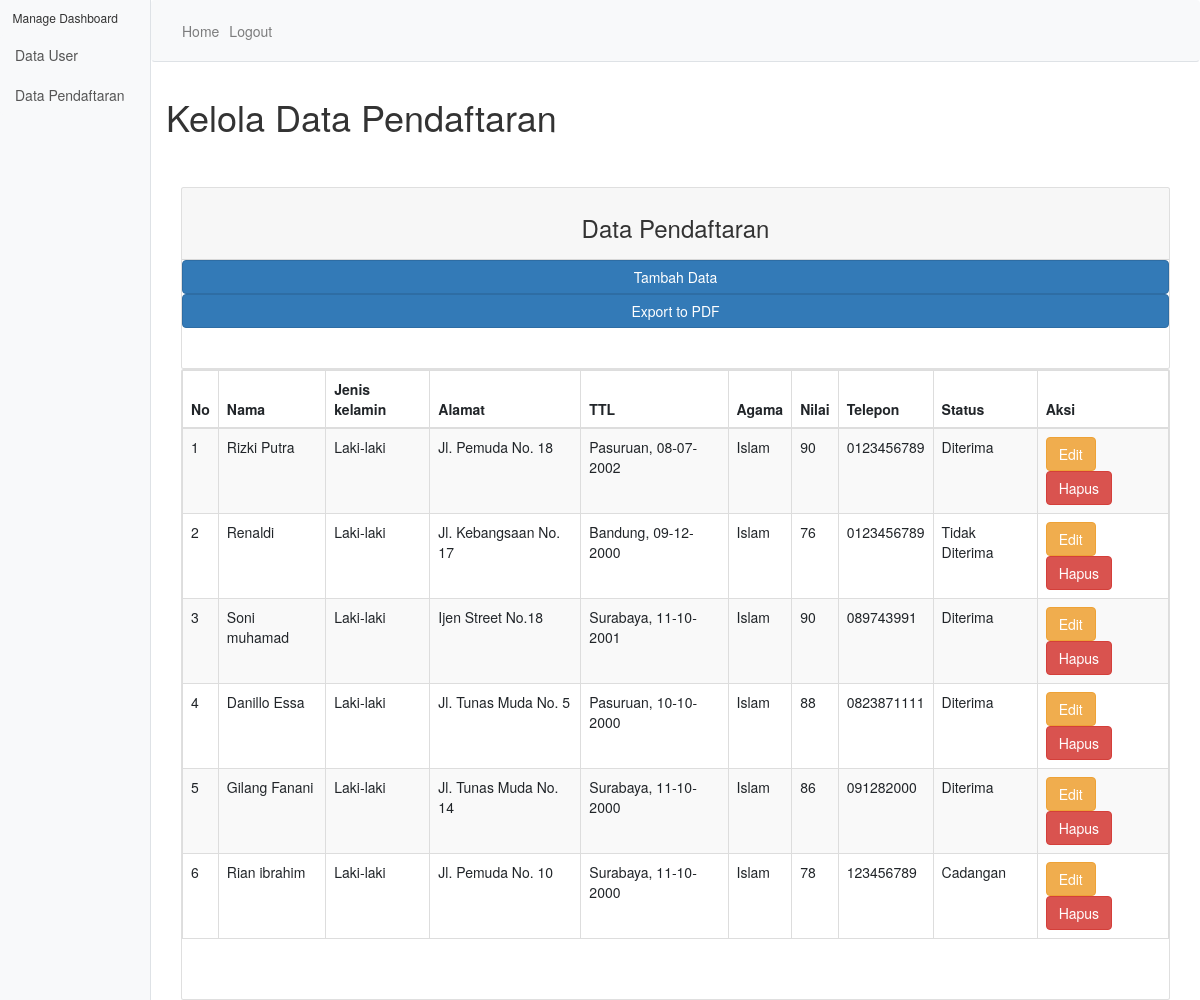
The page /pages/kelola-pendaftaran.php on the database its author committed.
### tables this page shows
CREATE TABLE `siswa` (
  `id_siswa` int(11) NOT NULL,
  `nama_siswa` varchar(100) NOT NULL,
  `jk` varchar(25) NOT NULL,
  `alamat` varchar(100) NOT NULL,
  `ttl` varchar(100) NOT NULL,
  `agama` varchar(25) NOT NULL,
  `nilai` int(11) NOT NULL,
  `telepon` varchar(25) NOT NULL,
  `statuss` varchar(25) NOT NULL
);

### pages/kelola-pendaftaran.php (the view, shortened to what this page needs)
<!DOCTYPE html>
<html lang="en">
<head>
  <link href="../vendor/bootstrap/css/bootstrap.min.css" rel="stylesheet">
  <link rel="stylesheet" href="http://maxcdn.bootstrapcdn.com/bootstrap/3.3.7/css/bootstrap.min.css">
  <link href="../css/simple.sidebar.css" rel="stylesheet">
</head>
<body>
  <div class="d-flex" id="wrapper">
    <div class="bg-light border-right" id="sidebar-wrapper">
      <div class="sidebar-heading">Manage Dashboard</div>
      <div class="list-group list-group-flush">
        <a href="kelola-user.php" class="list-group-item list-group-item-action bg-light">Data User</a>
        <a href="kelola-pendaftaran.php" class="list-group-item list-group-item-action bg-light">Data Pendaftaran</a>
      </div>
    </div>
    <div id="page-content-wrapper">
      <nav class="navbar navbar-expand-lg navbar-light bg-light border-bottom">
        <div class="collapse navbar-collapse" id="navbarSupportedContent">
          <ul class="navbar-nav ml-auto mt-2 mt-lg-0">
            <li class="nav-item">
              <a class="nav-link" href="home-admin.php">Home <span class="sr-only"></span></a>
            </li>
            <li class="nav-item">
          <a class="nav-link" href="../logout.php">Logout</a></li>
          </ul>
        </div>
      </nav>
      <div class="container-fluid">
        <h1 class="mt-4">Kelola Data Pendaftaran</h1><br>
        <div class="col-lg-12"> <br>
            <div class="card">
                <div class="card-header text-center">
                    <h3>Data Pendaftaran</h3>
                </div>
                <a href="add-daftar.php" class="btn btn-primary">Tambah Data</a>
                <a href="laporan-daftar.php" class="btn btn-primary" target="_blank">Export to PDF</a>
            </div>
            <div class="card body">
                <table class="table table-bordered table-striped">
                <thead>
                    <tr>
                        <th>No</th>
                        <th>Nama</th>
                        <th>Jenis kelamin</th>
                        <th>Alamat</th>
                        <th>TTL</th>
                        <th>Agama</th>
                        <th>Nilai</th>
                        <th>Telepon</th>
                        <th>Status</th>
                        <th>Aksi</th>
                    </tr>
                </thead>
                <tbody>
                <?php
                include '../koneksi.php';
                $no=1;
                $data=mysqli_query($db,"SELECT * FROM siswa");
                while($d=mysqli_fetch_array($data)){
                ?>
                <tr>
                    <td><?php echo $no++; ?></td>
                    <td><?php echo $d['nama_siswa']; ?></td>
                    <td><?php echo $d['jk']; ?></td>
                    <td><?php echo $d['alamat']; ?></td>
                    <td><?php echo $d['ttl']; ?></td>
                    <td><?php echo $d['agama']; ?></td>
                    <td><?php echo $d['nilai']; ?></td>
                    <td><?php echo $d['telepon']; ?></td>
                    <td><?php echo $d['statuss']; ?></td>
                    <td>
                        <a href="update-daftar.php?id_siswa=<?php echo $d['id_siswa']; ?>" class="btn btn-warning">Edit</a>
                        <a href="delete-daftar.php?id_siswa=<?php echo $d['id_siswa']; ?>" class="btn btn-danger">Hapus</a>
                    </td>
                </tr>
                <?php
                }
                ?>
                </tbody>
                </table>
            </div>
        </div>
      </div>
      </div>
    </div>
</body>
</html>

### css/simple.sidebar.css (style rules this page uses)
#wrapper { overflow-x: hidden; }
#sidebar-wrapper { min-height: 100vh; margin-left: -15rem; -webkit-transition: margin .25s ease-out; -moz-transition: margin .25s ease-out; -o-transition: margin .25s ease-out; transition: margin .25s ease-out; }
#sidebar-wrapper .sidebar-heading { padding: 0.875rem 1.25rem; font-size: 1.2rem; }
#sidebar-wrapper .list-group { width: 15rem; }
#page-content-wrapper { min-width: 100vw; }
@media (min-width: 768px) { #sidebar-wrapper { margin-left: 0; } }
@media (min-width: 768px) { #page-content-wrapper { min-width: 0; width: 100%; } }

### rows shown on the page
siswa: nama_siswa "Rizki Putra", jk "Laki-laki", alamat "Jl. Pemuda No. 18", ttl "Pasuruan, 08-07-2002", agama "Islam", nilai "90", telepon "0123456789", statuss "Diterima"
siswa: nama_siswa "Renaldi", jk "Laki-laki", alamat "Jl. Kebangsaan No. 17", ttl "Bandung, 09-12-2000", agama "Islam", nilai "76", telepon "0123456789", statuss "Tidak Diterima"
siswa: nama_siswa "Soni muhamad", jk "Laki-laki", alamat "Ijen Street No.18", ttl "Surabaya, 11-10-2001", agama "Islam", nilai "90", telepon "089743991", statuss "Diterima"
siswa: nama_siswa "Danillo Essa", jk "Laki-laki", alamat "Jl. Tunas Muda No. 5", ttl "Pasuruan, 10-10-2000", agama "Islam", nilai "88", telepon "0823871111", statuss "Diterima"
siswa: nama_siswa "Gilang Fanani", jk "Laki-laki", alamat "Jl. Tunas Muda No. 14", ttl "Surabaya, 11-10-2000", agama "Islam", nilai "86", telepon "091282000", statuss "Diterima"
siswa: nama_siswa "Rian ibrahim", jk "Laki-laki", alamat "Jl. Pemuda No. 10", ttl "Surabaya, 11-10-2000", agama "Islam", nilai "78", telepon "123456789", statuss "Cadangan"
